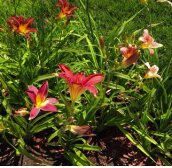
#> input picture daylilies.jpg, 172 x 168 px
$ jupyter execute project_3.ipynb
#> lines starting #> are read from the running program, lines starting #| are printed output that depends on the picture
[cell 1]
import matplotlib.pyplot as plt
from PIL import Image
import numpy as np

Converting color image into grayscale (using the average method): (Task: 1-4)

[cell 2]
def convolve(img, kernel):
    width, height = img.size
    pixels = img.load()

    for py in range(height):
        for px in range(width):
            r, g, b = img.getpixel((px, py))

            v = np.array([[r], [g], [b]])
            res = np.dot(kernel, v)

            tr, tg, tb = int(res[0, 0]), int(res[1, 0]), int(res[2, 0])

            if tr > 255:
                tr = 255

            if tg > 255:
                tg = 255

            if tb > 255:
                tb = 255

            pixels[px, py] = (tr, tg, tb)

    return img

[cell 3]
img = Image.open('daylilies.jpg')
#> img is the input picture: PIL image 172x168 RGB; mean R, G, B 82.5, 84, 32.6
grayscale = np.ones((3, 3)) * (1/3)

convolve(img, grayscale)
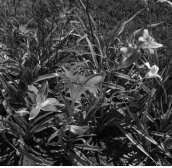
#> img: PIL image 172x168 RGB; min 0, max 255, mean 65.9
plt.imshow(img)

Sepia conversion of the image: (Task: 5):

[cell 4]
img = Image.open('daylilies.jpg')
sepia = np.array(
    [[0.393, 0.769, 0.189], [0.349, 0.686, 0.168], [0.272, 0.534, 0.131]])

convolve(img, sepia)
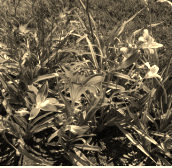
#> img: PIL image 172x168 RGB; mean R, G, B 101.3, 90.8, 71.1
plt.imshow(img)

Red filter of the image: (Task: 6)

[cell 5]
img = Image.open('daylilies.jpg')
red = np.array(
    [[1, 0, 0], [0, 0, 0], [0, 0, 0]])

convolve(img, red)
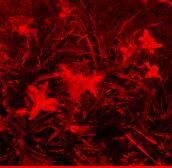
#> img: PIL image 172x168 RGB; mean R, G, B 82.5, 0, 0
plt.imshow(img)

Permute the colors of the image. (Task: 7)

[cell 6]
img = Image.open('daylilies.jpg')
permutematrix = np.array(
    [[0, 0, 1], [0, 1, 0], [1, 0, 0]])

convolve(img, permutematrix)
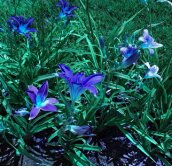
#> img: PIL image 172x168 RGB; mean R, G, B 32.6, 84, 82.5
plt.imshow(img)

Deleting the color green from the image: (Task: 8)

[cell 7]
img = Image.open('daylilies.jpg')
deletegreen = np.array(
    [[1, 0, 0], [0, 0, 0], [0, 0, 1]])

convolve(img, deletegreen)
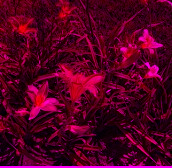
#> img: PIL image 172x168 RGB; mean R, G, B 82.5, 0, 32.6
plt.imshow(img)

Inverting the colors of the image: (Task: 9)

[cell 8]
img = Image.open('daylilies.jpg')

image_array = np.array(img)

image_array = 255 - image_array
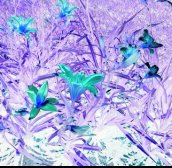
#> image_array: shape (168, 172, 3); mean R, G, B 172.5, 171, 222.4

inverted = Image.fromarray(image_array)

plt.imshow(inverted)

Saturation filter applied: (Task: 10)

Q3 (answer): The saturate matrix saturates the RGB channels.
The red channel is saturated by a factor of 1.2
The green channel is saturated by a factor of 0.75
The blue channel is saturated by a factor of 2

[cell 9]
img = Image.open('daylilies.jpg')
saturate = np.array(
    [[1.2, 0, 0], [0, 0.75, 0], [0, 0, 2]])

convolve(img, saturate)
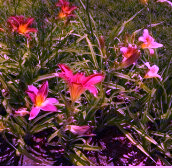
#> img: PIL image 172x168 RGB; mean R, G, B 97.3, 62.7, 61.5
plt.imshow(img)

User filter applied: (Task: 11)

Q4 (answer): The User matrix decreases the contrast of the image.

[cell 10]
img = Image.open('daylilies.jpg')
user = np.array(
    [[0.7, 0.15, 0.15], [0.15, 0.7, 0.15], [0.15, 0.15, 0.7]])

user_inv = convolve(img, user)
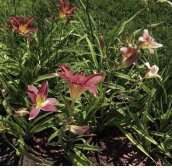
#> user_inv: PIL image 172x168 RGB; mean R, G, B 74.7, 75.6, 47.3
plt.imshow(user_inv)

Invert the user filter: (Task: 12)

[cell 11]
from PIL import ImageOps

img = Image.open('daylilies.jpg')
user = np.array(
    [[0.7, 0.15, 0.15], [0.15, 0.7, 0.15], [0.15, 0.15, 0.7]])

user_img = convolve(img, user)

invert_user = np.linalg.inv(user)

inverted_user_img = convolve(user_img, invert_user)

plt.imshow(inverted_user_img)

Check if sepia transformation is invertible: (Task: 13)

Q6 (answer): The image was not able to be inverted. This is because the sepia matrix is not invertible.

[cell 12]
from PIL import ImageOps

img = Image.open('daylilies.jpg')
sepia = np.array(
    [[0.393, 0.769, 0.189], [0.349, 0.686, 0.168], [0.272, 0.534, 0.131]])

sepia_img = convolve(img, sepia)

invert_sepia = np.linalg.inv(sepia)

inverted_sepia_img = convolve(sepia_img, invert_sepia)
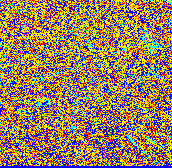
#> inverted_sepia_img: PIL image 172x168 RGB; mean R, G, B 154, 125.8, 99

plt.imshow(inverted_sepia_img)

Non-linear color transformation using Gamma-conversion: (Task: 14)

[cell 13]
import cv2

[cell 14]
def gamma_correction(img, gamma=0.9):
#> called with gamma = 0.9
    invGamma = 1.0 / gamma
    table = np.array([((i / 255.0) ** invGamma) * 255
        for i in np.arange(0, 256)]).astype("uint8")

    return cv2.LUT(img, table)

img = Image.open('daylilies.jpg')
img_np = np.array(img)
gamma1 = gamma_correction(img_np)
plt.imshow(gamma1)

[cell 15]
def gamma_correction(img, gamma=1.1):
#> called with gamma = 1.1
    invGamma = 1.0 / gamma
    table = np.array([((i / 255.0) ** invGamma) * 255
        for i in np.arange(0, 256)]).astype("uint8")

    return cv2.LUT(img, table)

img = Image.open('daylilies.jpg')
img_np = np.array(img)
gamma2 = gamma_correction(img_np)
plt.imshow(gamma2)
